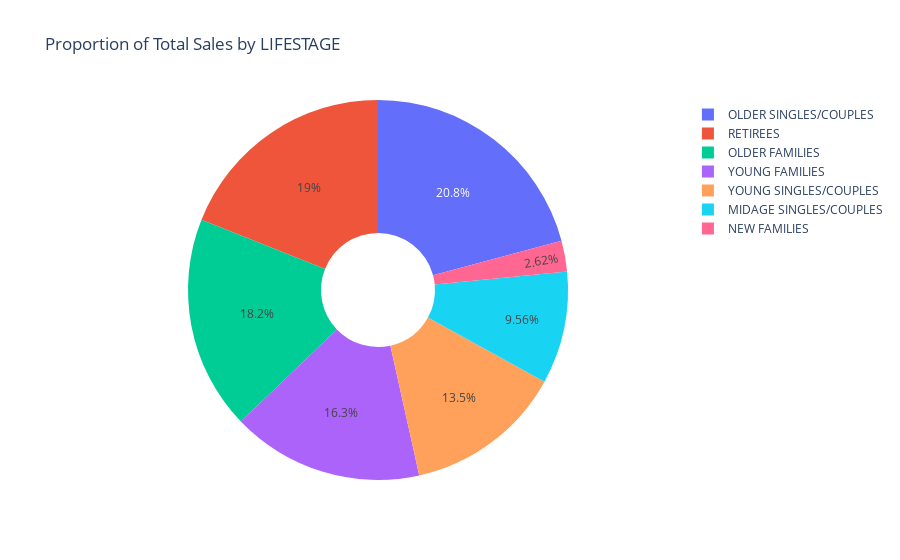

Write notebook code for a chart like this one.
### Code cell
# Total sales by LIFESTAGES
sales_by_lifestage = sales_data.groupby('LIFESTAGE')['SALES'].sum().reset_index()
labels = sales_by_lifestage['LIFESTAGE']
values = sales_by_lifestage['SALES']
fig = go.Figure(data=[go.Pie(labels=labels, values=values, hole=.3)])
fig.update_layout(title_text='Proportion of Total Sales by LIFESTAGE')
fig.show()

### Figure 1 — Plotly figure (JSON) as saved in the notebook; plotly's stock layout.template omitted (floating-point values rounded to 4 significant figures)
{"data": [{"hole": 0.3, "labels": ["MIDAGE SINGLES/COUPLES", "NEW FAMILIES", "OLDER FAMILIES", "OLDER SINGLES/COUPLES", "RETIREES", "YOUNG FAMILIES", "YOUNG SINGLES/COUPLES"], "type": "pie", "values": [172500.0, 47350.0, 328500.0, 376000.0, 342400.0, 294600.0, 243800.0]}], "layout": {"title": {"text": "Proportion of Total Sales by LIFESTAGE"}}}
